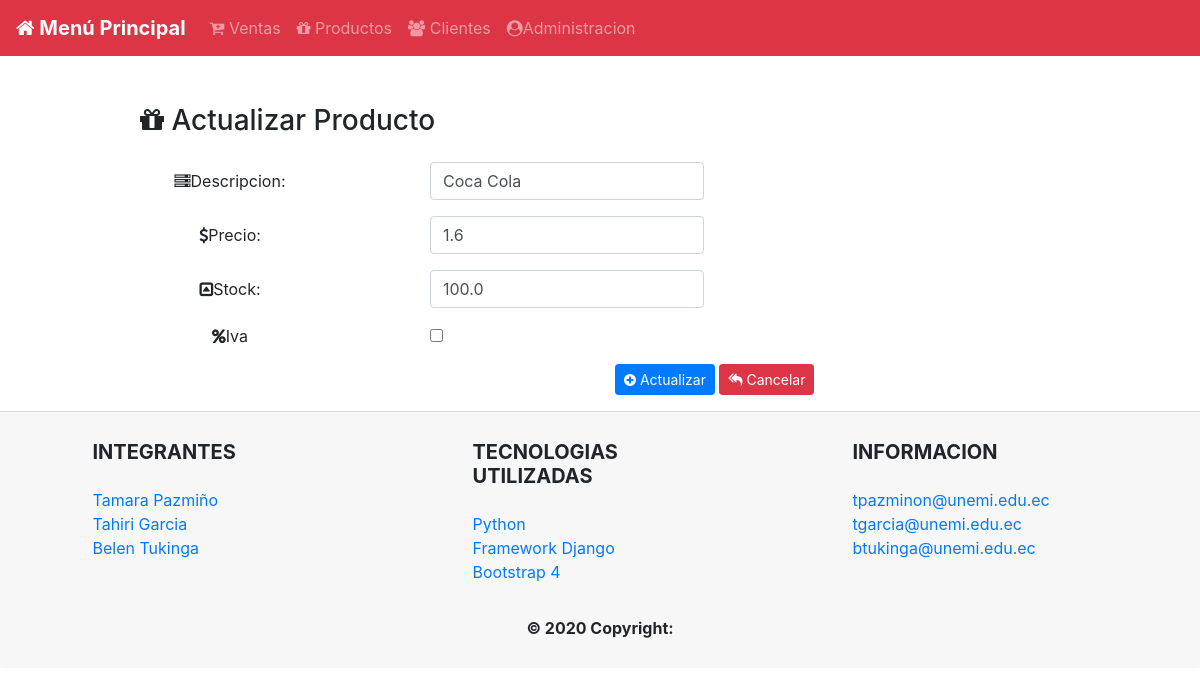
/productos/actualizar/1, run on the app's committed database.
### appFacturacion/models.py (models this page shows, shortened)
class Producto(models.Model):
    descripcion = models.CharField(max_length=100, blank=False, null=False)
    precio = models.FloatField(default=0)
    stock = models.FloatField(default=0)
    iva = models.BooleanField(default=True)
    creacion = models.DateTimeField(
        auto_now_add=True, verbose_name='Fecha Creación')
    class Meta:
        verbose_name = 'Producto'
        verbose_name_plural = 'Productos'
        ordering = ['-creacion']

### appFacturacion/views.py (the view)
# urls.py: path('productos/actualizar/<int:id>',productoactua),
def productoactua(request,id):
    producto = Producto.objects.get(id=id)
    productoform = ProductoForm(request.POST, instance=producto)
    if productoform.is_valid():
        try:
            productoform.save()
        except:
            pass
        return redirect('/productos/')
    return render(request, 'productos-editar.html', {'producto': producto})

### templates/productos-editar.html (shortened to what this page needs)
{% extends 'index.html' %}
{% block contenido %}
<form method="POST" class="post-form" action="/productos/actualizar/{{producto.id}}">
    <div class="container">
        <br>
        <div class="form-group row">
            <label class="col-sm-1 col-form-label"></label>
            <div class="col-sm-4">
                <h3><i class="fa fa-gift"></i> Actualizar Producto</h3>
            </div>
        </div>
        <div class="form-group form-inline">
            <label class="col-sm-4"><i class="fa fa-server"></i> Descripcion:</label>
            <div class="col-sm-4">
                <input class="form-control" type="text" name="descripcion" id="descripcion" value="{{producto.descripcion}}" required maxlength="100"/>
            </div>
        </div>
        <div class="form-group form-inline">
            <label class="col-sm-4"><i class="fa fa-usd"></i> Precio:</label>
            <div class="col-sm-4">
                <input class="form-control" type="number" name="precio" value="{{producto.precio}}" step="any" required="" id="id_precio">
            </div>
        </div>
        <div class="form-group form-inline">
            <label class="col-sm-4"><i class="fa fa-toggle-up"></i> Stock:</label>
            <div class="col-sm-4">
                <input class="form-control" type="number" name="stock" value="{{producto.stock}}" step="any" required="" id="id_stock">
            </div>
        </div>
        <div class="form-group form-inline ">
            <label class="col-sm-4 vCheckboxLabel" for="iva"><i class="fa fa-percent"></i> Iva</label>
            <div class="col-sm-4">
                <div class="checkbox-row">
                    {% if producto.iva %}
                    <input type="checkbox" name="iva" id="iva" checked>
                    {% else %}
                    <input type="checkbox" name="iva" id="iva">
                    {% endif%}
               </div>
            </div>
        </div>
        <div class="form-group form-inline">
            <label class="col-sm-6 col-form-label"></label>
            <div class="col-sm-4">
                <button type="submit" class="btn btn-primary btn-sm"><i class="fa fa-plus-circle"></i> Actualizar</button>
                <a href="/productos" class="btn btn-danger btn-sm"> <i class="fa fa-mail-reply-all"></i> Cancelar<a/>
            </div>
        </div>
    </div>
</form>
{% endblock contenido %}

### data on the page
Producto: descripcion "Coca Cola", precio "1.6", stock "100.0"
